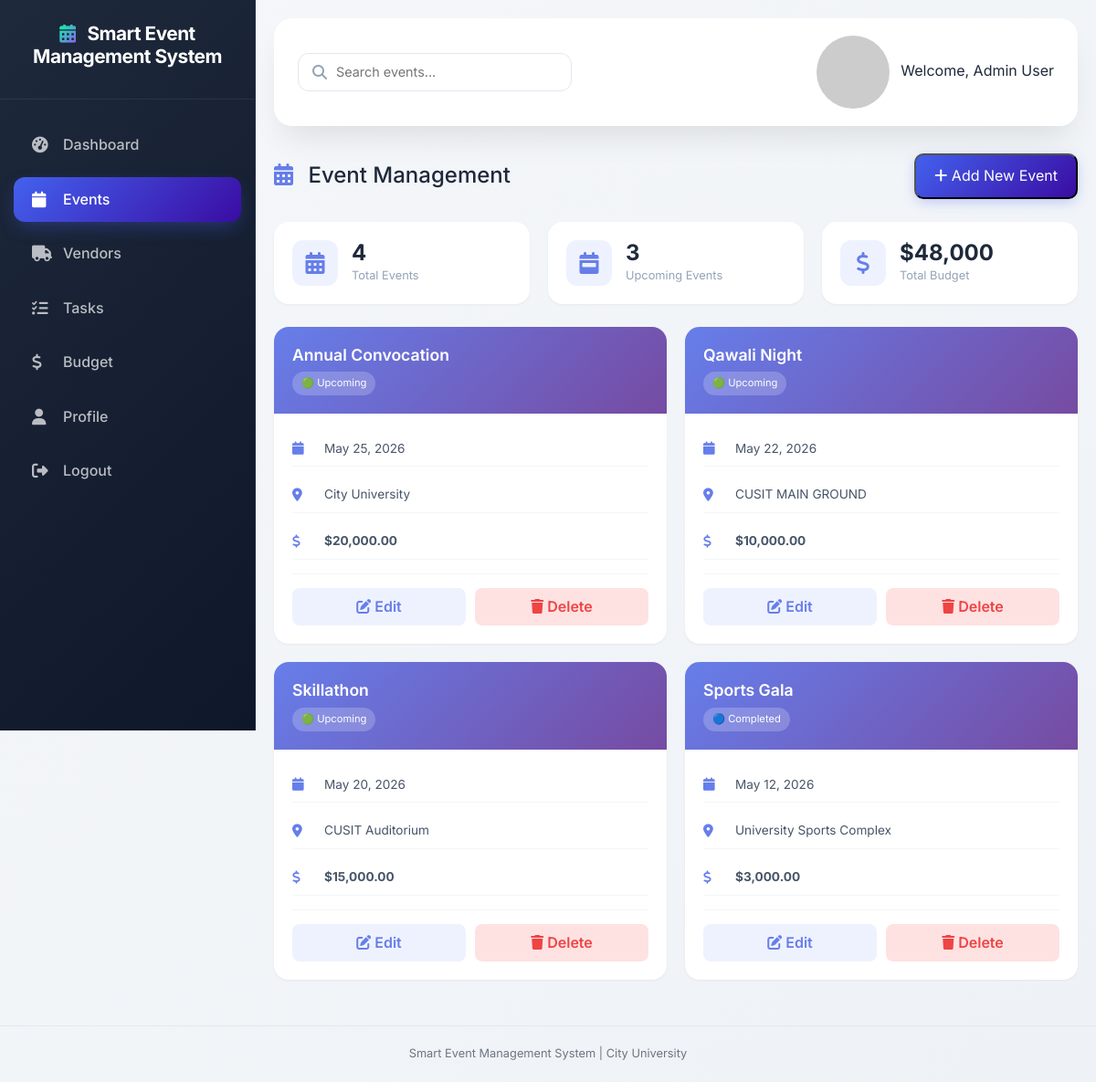
The app's page /events.php (signed in) with its own data.
### tables this page shows
CREATE TABLE `events` (
  `id` int(11) NOT NULL,
  `event_name` varchar(200) NOT NULL,
  `event_date` date NOT NULL,
  `venue` varchar(200) NOT NULL,
  `budget` decimal(10,2) NOT NULL,
  `status` enum('upcoming','ongoing','completed','cancelled') DEFAULT 'upcoming',
  `created_by` int(11) DEFAULT NULL,
  `created_at` timestamp NOT NULL DEFAULT current_timestamp()
);

### events.php (the view, shortened to what this page needs)
<?php
include 'includes/db.php';
$events = mysqli_query($conn, "SELECT * FROM events ORDER BY event_date DESC");
include 'includes/header.php';
?>
<div class="d-flex" style="width:100%; margin:0; padding:0;">
    <div class="sidebar">
        <div class="brand">
            <h3><i class="fas fa-calendar-alt"></i> Smart Event Management System</h3>
        </div>
        <nav class="nav flex-column">
            <a href="dashboard.php" class="nav-link"><i class="fas fa-tachometer-alt"></i> Dashboard</a>
            <a href="events.php" class="nav-link active"><i class="fas fa-calendar"></i> Events</a>
            <a href="vendors.php" class="nav-link"><i class="fas fa-truck"></i> Vendors</a>
            <a href="tasks.php" class="nav-link"><i class="fas fa-tasks"></i> Tasks</a>
            <a href="budget.php" class="nav-link"><i class="fas fa-dollar-sign"></i> Budget</a>
            <a href="profile.php" class="nav-link"><i class="fas fa-user"></i> Profile</a>
            <a href="logout.php" class="nav-link"><i class="fas fa-sign-out-alt"></i> Logout</a>
        </nav>
    </div>
    <div class="main-content">
        <div class="top-navbar d-flex justify-content-between align-items-center">
            <div class="search-bar">
                <i class="fas fa-search"></i>
                <input type="text" id="searchInput" placeholder="Search events..." onkeyup="searchEvents()">
            </div>
            <div>
                <img src="https://ui-avatars.com/api/?name=Admin&background=667eea&color=fff&size=35" style="border-radius: 50%;" alt="Profile">
                <span class="ms-2">Welcome, <?php echo $_SESSION['user_name']; ?></span>
            </div>
        </div>
        <div class="page-header">
            <h2><i class="fas fa-calendar-alt"></i> Event Management</h2>
            <?php if($_SESSION['user_role'] == 'admin'): ?>
                <button class="btn-primary" style="padding: 10px 20px; border-radius: 10px;" data-bs-toggle="modal" data-bs-target="#addEventModal">
                    <i class="fas fa-plus"></i> Add New Event
                </button>
            <?php endif; ?>
        </div>
        <div class="stats-row">
            <div class="stat-box">
                <div class="stat-box-icon"><i class="fas fa-calendar-alt"></i></div>
                <div class="stat-box-info">
                    <h3><?php echo mysqli_num_rows($events); ?></h3>
                    <p>Total Events</p>
                </div>
            </div>
            <div class="stat-box">
                <div class="stat-box-icon"><i class="fas fa-calendar-week"></i></div>
                <div class="stat-box-info">
                    <?php
                    $upcoming = mysqli_fetch_assoc(mysqli_query($conn, "SELECT COUNT(*) as c FROM events WHERE status='upcoming'"))['c'];
                    ?>
                    <h3><?php echo $upcoming; ?></h3>
                    <p>Upcoming Events</p>
                </div>
            </div>
            <div class="stat-box">
                <div class="stat-box-icon"><i class="fas fa-dollar-sign"></i></div>
                <div class="stat-box-info">
                    <?php
                    $total_budget = mysqli_fetch_assoc(mysqli_query($conn, "SELECT SUM(budget) as total FROM events"))['total'];
                    ?>
                    <h3>$<?php echo number_format($total_budget ?? 0, 0); ?></h3>
                    <p>Total Budget</p>
                </div>
            </div>
        </div>
        <div class="events-grid" id="eventsGrid">
            <?php
            mysqli_data_seek($events, 0);
            while($event = mysqli_fetch_assoc($events)):
                $status_color = $event['status'] == 'upcoming' ? '🟢' : ($event['status'] == 'ongoing' ? '🟡' : '🔵');
            ?>
            <div class="event-card" data-event-name="<?php echo strtolower($event['event_name']); ?>">
                <div class="event-header">
                    <h3><?php echo htmlspecialchars($event['event_name']); ?></h3>
                    <span class="status-badge"><?php echo $status_color; ?> <?php echo ucfirst($event['status']); ?></span>
                </div>
                <div class="event-body">
                    <div class="event-info">
                        <div class="info-row">
                            <i class="fas fa-calendar"></i>
                            <span><?php echo date('M d, Y', strtotime($event['event_date'])); ?></span>
                        </div>
                        <div class="info-row">
                            <i class="fas fa-location-dot"></i>
                            <span><?php echo htmlspecialchars($event['venue']); ?></span>
                        </div>
                        <div class="info-row">
                            <i class="fas fa-dollar-sign"></i>
                            <span class="budget-amount">$<?php echo number_format($event['budget'], 2); ?></span>
                        </div>
                    </div>
                    <?php if($_SESSION['user_role'] == 'admin'): ?>
                        <div class="event-actions">
                            <button class="btn-edit" data-bs-toggle="modal" data-bs-target="#editEventModal<?php echo $event['id']; ?>">
                                <i class="fas fa-edit"></i> Edit
                            </button>
                            <button class="btn-delete" onclick="confirmDelete('<?php echo addslashes($event['event_name']); ?>', <?php echo $event['id']; ?>, 'events')">
                                <i class="fas fa-trash"></i> Delete
                            </button>
                        </div>
                    <?php else: ?>
                        <div class="readonly-badge">
                            <i class="fas fa-lock"></i> Read Only
                        </div>
                    <?php endif; ?>
                </div>
            </div>
            <?php endwhile; ?>
        </div>
    </div>
</div>
<?php include 'includes/footer.php'; ?>

### css/style.css (style rules this page uses)
:root { --primary-color: #4361ee; --primary-dark: #3a0ca3; --primary-light: #8b5cf6; --secondary-color: #06ffa5; --accent-color: #f72585; --dark-bg: #0f172a; --card-bg: #ffffff; --sidebar-bg: linear-gradient(135deg, #1e293b 0%, #0f172a 100%); --text-dark: #1e293b; --text-gray: #64748b; --text-light: #94a3b8; --success: #10b981; --warning: #f59e0b; --danger: #ef4444; --info: #3b82f6; --border-radius: 1rem; --box-shadow: 0 20px 35px -10px rgba(0, 0, 0, 0.1); --box-shadow-hover: 0 25px 40px -12px rgba(0, 0, 0, 0.15); --transition: all 0.3s cubic-bezier(0.4, 0, 0.2, 1); }
* { margin: 0; padding: 0; box-sizing: border-box; }
body { font-family: 'Inter', sans-serif; background: linear-gradient(135deg, #f5f7fa 0%, #eef2f6 100%); color: var(--text-dark); line-height: 1.6; }
.sidebar { height: 100vh; background: var(--sidebar-bg); position: fixed; left: 0; top: 0; width: 280px; transition: var(--transition); z-index: 1000; backdrop-filter: blur(10px); border-right: 1px solid rgba(255, 255, 255, 0.05); }
.sidebar .brand { padding: 25px 20px; text-align: center; border-bottom: 1px solid rgba(255, 255, 255, 0.08); margin-bottom: 20px; }
.sidebar .brand h3 { color: white; font-size: 1.3rem; font-weight: 700; letter-spacing: -0.5px; }
.sidebar .brand h3 i { background: linear-gradient(135deg, var(--secondary-color), var(--primary-light)); -webkit-background-clip: text; background-clip: text; color: transparent; margin-right: 8px; }
.sidebar .nav-link { color: rgba(255, 255, 255, 0.7); padding: 12px 20px; margin: 5px 15px; border-radius: 12px; transition: var(--transition); font-weight: 500; display: flex; align-items: center; gap: 12px; }
.sidebar .nav-link.active { background: linear-gradient(135deg, var(--primary-color), var(--primary-dark)); color: white; box-shadow: 0 8px 20px -5px rgba(67, 97, 238, 0.4); }
.sidebar .nav-link i { width: 22px; font-size: 1.1rem; }
.main-content { margin-left: 280px; padding: 25px 30px; min-height: 100vh; }
.top-navbar { background: var(--card-bg); border-radius: 20px; padding: 18px 25px; margin-bottom: 30px; box-shadow: var(--box-shadow); backdrop-filter: blur(10px); border: 1px solid rgba(255, 255, 255, 0.5); }
.btn-primary { background: linear-gradient(135deg, var(--primary-color), var(--primary-dark)); color: white; box-shadow: 0 4px 15px -3px rgba(67, 97, 238, 0.4); }

### records on screen
events: event_name "Annual Convocation", status "🟢", status "Upcoming", event_date "May 25, 2026", venue "City University", budget "20,000.00"
events: event_name "Qawali Night", status "🟢", status "Upcoming", event_date "May 22, 2026", venue "CUSIT MAIN GROUND", budget "10,000.00"
events: event_name "Skillathon", status "🟢", status "Upcoming", event_date "May 20, 2026", venue "CUSIT Auditorium", budget "15,000.00"
events: event_name "Sports Gala", status "🔵", status "Completed", event_date "May 12, 2026", venue "University Sports Complex", budget "3,000.00"

### other values on screen
$_SESSION['user_name'] "Admin User"
mysqli_num_rows($events) "4"
$upcoming "3"
$total_budget "48,000"
